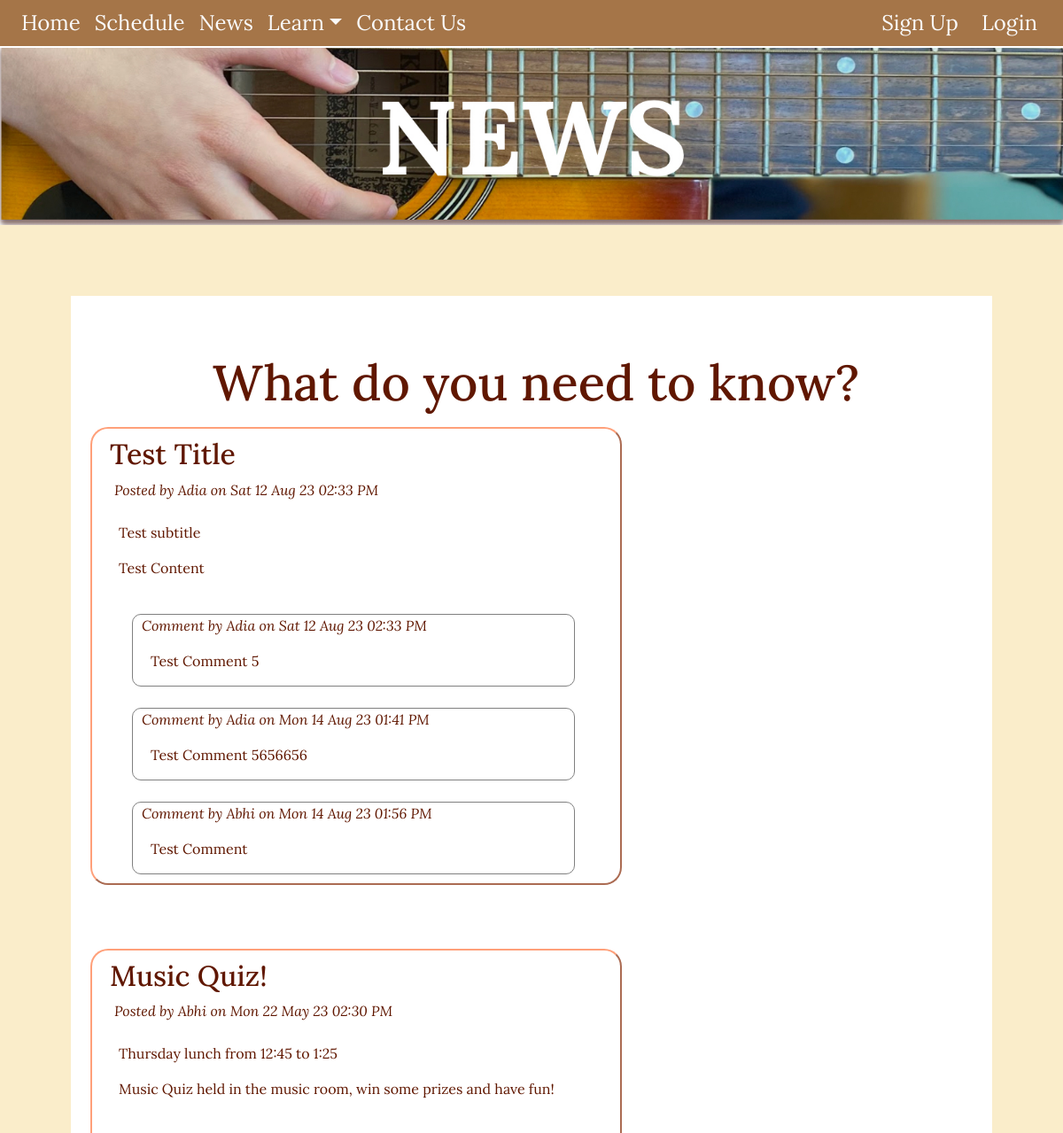
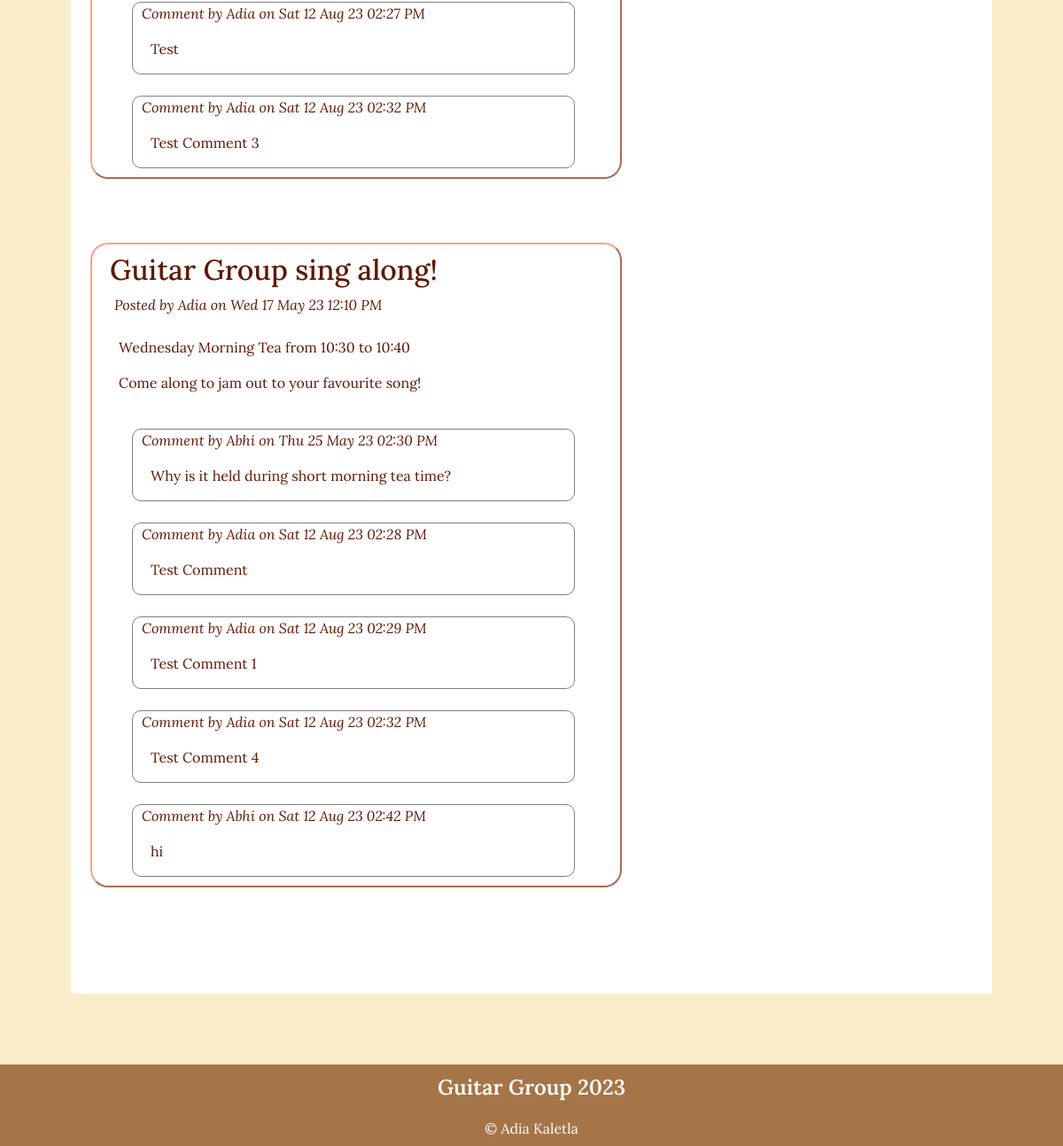
The app's page /news, older data (2 pictures, top to bottom).
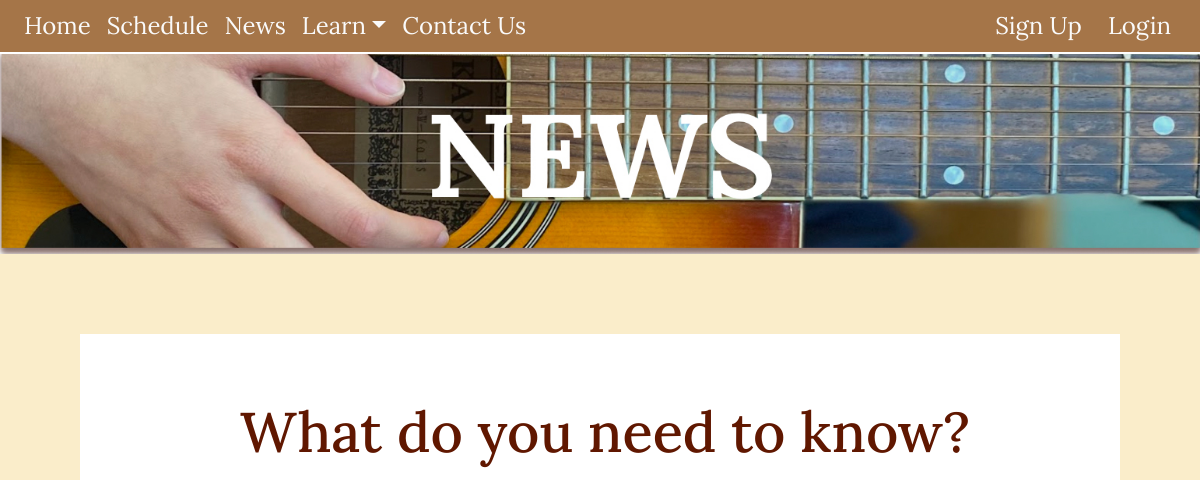
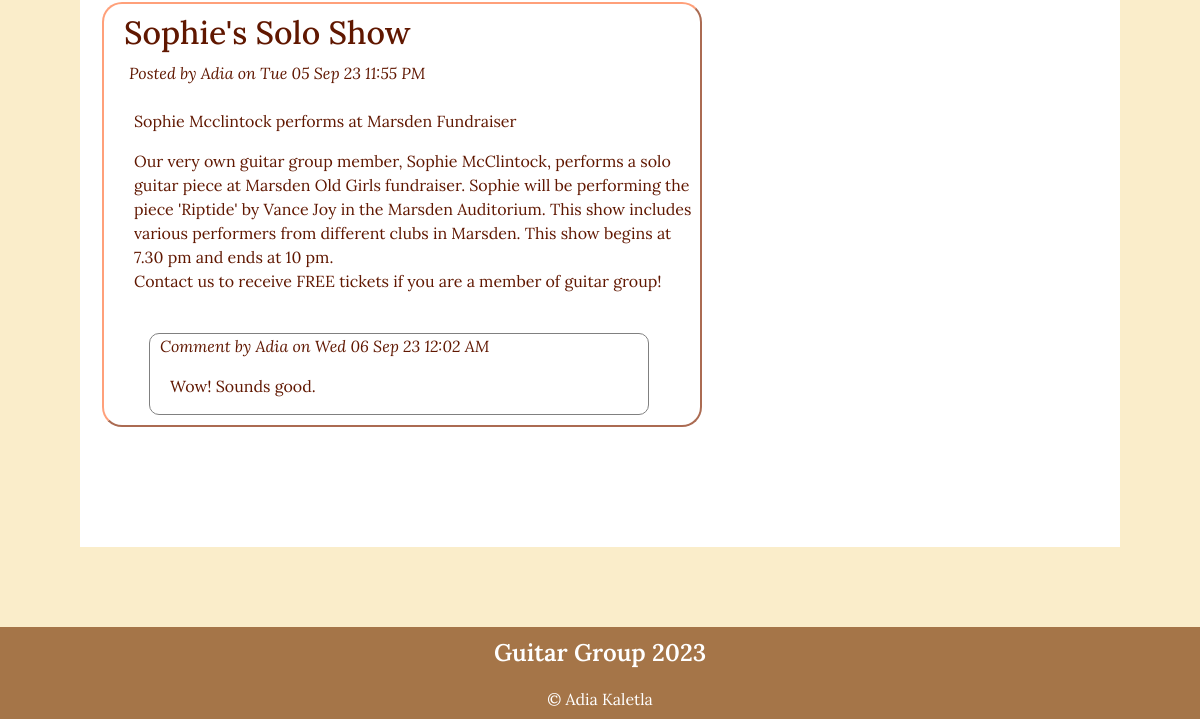
The same page, newer data (2 pictures, top to bottom).
### tables this page shows
CREATE TABLE news(
    news_id integer primary key autoincrement not null,
    title text not null unique,
    subtitle text not null unique,
    content text not null unique,
    newsdate date not null,
    member_id integer,
    foreign key(member_id) references member(member_id)
);

CREATE TABLE member(
    member_id integer primary key autoincrement not null,
    first_name text not null,
    last_name text not null,
    email text not null unique,
    password text not null,
    authorisation integer not null
);

CREATE TABLE comments(

comment_id integer primary key autoincrement not null,
comment text not null,
comment_date date not null,
commenter_id integer,
news_tag_id integer,
foreign key (commenter_id) references member(member_id),
foreign key (news_tag_id) references news(news_id)
);

### server.py (the view)
@app.route('/news')
def news():
    sql = """select news.news_id, news.title, news.subtitle, news.content, news.newsdate, member.first_name
                from news
                join member on news.member_id = member.member_id
                order by news.newsdate desc;
          """
    result = run_search_query_tuples(sql, (), db_path, True)
    print(result)
    sql = """select comments.comment, comments.comment_date, comments.commenter_id,
                    comments.news_tag_id, member.first_name
                from comments
                join news on news.news_id = comments.news_tag_id
                join member on comments.commenter_id = member.member_id
                order by comments.comment_id asc;
          """
    comms = run_search_query_tuples(sql, (), db_path, True)
    print(comms)
    return render_template("news.html", news=result, comments=comms)

### db_functions.py (called while the page is built)
def run_search_query_tuples(sql_query, values_tuple, file_path, rowfactory=False):
    try:
        db = sqlite3.connect(file_path)
        if rowfactory:
            db.row_factory = sqlite3.Row
        cursor = db.cursor()
        cursor.execute(sql_query, values_tuple)
        result = cursor.fetchall()
        cursor.close()
    except sqlite3.Error as error:
        print("Error running search query tuples: {}".format(error))
        return None
    db.close()
    if result is None:
        print("No search values were found")
    return result

### server.py (called while the page is built)
@app.template_filter()
def news_date(sqlite_dt):
    x = datetime.strptime(sqlite_dt, '%Y-%m-%d %H:%M:%S')
    return x.strftime("%a %d %b %y %I:%M %p")

### templates/news.html (shortened to what this page needs)
{% extends "layout.html" %}
{% block banner%}
static/images/newsbanner.jpg
{% endblock %}
{% block content%}
<div class="news-box">
    <div class="news-text">
        <div class="container-lg py-sm-5 py-1">
            <h1>What do you need to know?</h1>
            {% for row in news %}
                <div class="container-lg2">
                    <h2> {{ row['title'] }} </h2>
                    <div class="news-meta" style="padding-left: 5px"> Posted by {{ row['first_name'] }} on {{ row['newsdate'] | news_date }} </div>
                    <br>
                    <p class="subtitle" style="padding-left: 10px"> {{ row['subtitle'] }} </p>
                    <p class="news-text"> {{ row['content'] | replace("\n", "<br>") | safe}} </p>
                    {% for comms in comments %}
                        {% if comms['news_tag_id'] == row['news_id'] %}
                            <br>
                            <div style="padding-left: 25px">
                            <div class="comms-container">
                                <p class="news-meta"> Comment by {{ comms['first_name'] }} on {{ comms['comment_date'] | news_date }}</p>
                                <p class="news-text"> {{ comms['comment'] }}</p>
                            </div></div>
                        {% endif %}
                    {% endfor %}
                </div>
                <br><br><br>
            {% endfor %}
        </div>
    </div>
</div>
{% endblock %}

Row changes from the older to the newer data that the page shows:
removed news: title "Test Title", first_name "Adia", newsdate|news_date "Sat 12 Aug 23 02:33 PM", subtitle "Test subtitle", content "Test Content"
removed comments: first_name "Adia", comment_date|news_date "Sat 12 Aug 23 02:33 PM", comment "Test Comment 5", shown under "Test Title"
removed comments: first_name "Adia", comment_date|news_date "Mon 14 Aug 23 01:41 PM", comment "Test Comment 5656656", shown under "Test Title"
removed comments: first_name "Abhi", comment_date|news_date "Mon 14 Aug 23 01:56 PM", comment "Test Comment", shown under "Test Title"
removed news: title "Music Quiz!", first_name "Abhi", newsdate|news_date "Mon 22 May 23 02:30 PM", subtitle "Thursday lunch from 12:45 to 1:25", content "Music Quiz held in the music room, win some prizes and have fun!"
removed comments: first_name "Adia", comment_date|news_date "Sat 12 Aug 23 02:27 PM", comment "Test", shown under "Music Quiz!"
removed comments: first_name "Adia", comment_date|news_date "Sat 12 Aug 23 02:32 PM", comment "Test Comment 3", shown under "Music Quiz!"
removed news: title "Guitar Group sing along!", first_name "Adia", newsdate|news_date "Wed 17 May 23 12:10 PM", subtitle "Wednesday Morning Tea from 10:30 to 10:40", content "Come along to jam out to your favourite song!", comments (first_name "Adia", comment_date|news_date "Sat 12 Aug 23 02:32 PM", comment "Test Comment 4")
removed comments: first_name "Abhi", comment_date|news_date "Thu 25 May 23 02:30 PM", comment "Why is it held during short morning tea time?", shown under "Guitar Group sing along!"
removed comments: first_name "Adia", comment_date|news_date "Sat 12 Aug 23 02:28 PM", comment "Test Comment", shown under "Guitar Group sing along!"
removed comments: first_name "Adia", comment_date|news_date "Sat 12 Aug 23 02:29 PM", comment "Test Comment 1", shown under "Guitar Group sing along!"
removed comments: first_name "Abhi", comment_date|news_date "Sat 12 Aug 23 02:42 PM", comment "hi", shown under "Guitar Group sing along!"
added news: title "Sophie's Solo Show", first_name "Adia", newsdate|news_date "Tue 05 Sep 23 11:55 PM", subtitle "Sophie Mcclintock performs at Marsden Fundraiser", content "Our very own guitar group member, Sophie McClintock, performs a solo guitar piece at Marsden Old Girls fundraiser. Sophie will be performing the piece 'Riptide' by Vance Joy in the Marsden Auditorium. This show includes various performers from different clubs in Marsden. This show begins at 7.30 pm and ends at 10 pm. Contact us to receive FREE tickets if you are a member of guitar group!", comments (first_name "Adia", comment_date|news_date "Wed 06 Sep 23 12:02 AM", comment "Wow! Sounds good.")
